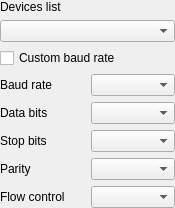
<?xml version="1.0" encoding="UTF-8"?>
<ui version="4.0">
 <class>SAKSerialPortDeviceController</class>
 <widget class="QWidget" name="SAKSerialPortDeviceController">
  <property name="geometry">
   <rect>
    <x>0</x>
    <y>0</y>
    <width>175</width>
    <height>190</height>
   </rect>
  </property>
  <property name="windowTitle">
   <string>串口控制面板</string>
  </property>
  <layout class="QGridLayout" name="gridLayout">
   <property name="leftMargin">
    <number>0</number>
   </property>
   <property name="topMargin">
    <number>0</number>
   </property>
   <property name="rightMargin">
    <number>0</number>
   </property>
   <property name="bottomMargin">
    <number>0</number>
   </property>
   <item row="3" column="1">
    <widget class="QComboBox" name="baudrateComboBox"/>
   </item>
   <item row="2" column="0" colspan="2">
    <widget class="QCheckBox" name="customBaudrateCheckBox">
     <property name="sizePolicy">
      <sizepolicy hsizetype="Preferred" vsizetype="Fixed">
       <horstretch>0</horstretch>
       <verstretch>0</verstretch>
      </sizepolicy>
     </property>
     <property name="text">
      <string>Custom baud rate</string>
     </property>
    </widget>
   </item>
   <item row="5" column="0">
    <widget class="QLabel" name="label_4">
     <property name="sizePolicy">
      <sizepolicy hsizetype="Ignored" vsizetype="Preferred">
       <horstretch>0</horstretch>
       <verstretch>0</verstretch>
      </sizepolicy>
     </property>
     <property name="text">
      <string>Stop bits</string>
     </property>
    </widget>
   </item>
   <item row="1" column="0" colspan="2">
    <widget class="QComboBox" name="serialportsComboBox">
     <property name="sizePolicy">
      <sizepolicy hsizetype="Preferred" vsizetype="Fixed">
       <horstretch>0</horstretch>
       <verstretch>0</verstretch>
      </sizepolicy>
     </property>
     <property name="maximumSize">
      <size>
       <width>16777215</width>
       <height>16777215</height>
      </size>
     </property>
    </widget>
   </item>
   <item row="5" column="1">
    <widget class="QComboBox" name="stopbitsComboBox"/>
   </item>
   <item row="3" column="0">
    <widget class="QLabel" name="label_2">
     <property name="sizePolicy">
      <sizepolicy hsizetype="Ignored" vsizetype="Preferred">
       <horstretch>0</horstretch>
       <verstretch>0</verstretch>
      </sizepolicy>
     </property>
     <property name="text">
      <string>Baud rate</string>
     </property>
    </widget>
   </item>
   <item row="4" column="0">
    <widget class="QLabel" name="label_3">
     <property name="sizePolicy">
      <sizepolicy hsizetype="Ignored" vsizetype="Preferred">
       <horstretch>0</horstretch>
       <verstretch>0</verstretch>
      </sizepolicy>
     </property>
     <property name="text">
      <string>Data bits</string>
     </property>
    </widget>
   </item>
   <item row="6" column="0">
    <widget class="QLabel" name="label_5">
     <property name="sizePolicy">
      <sizepolicy hsizetype="Ignored" vsizetype="Preferred">
       <horstretch>0</horstretch>
       <verstretch>0</verstretch>
      </sizepolicy>
     </property>
     <property name="text">
      <string>Parity</string>
     </property>
    </widget>
   </item>
   <item row="0" column="0" colspan="2">
    <widget class="QLabel" name="label">
     <property name="text">
      <string>Devices list</string>
     </property>
    </widget>
   </item>
   <item row="4" column="1">
    <widget class="QComboBox" name="databitsComboBox">
     <property name="currentText">
      <string notr="true"/>
     </property>
     <property name="currentIndex">
      <number>-1</number>
     </property>
    </widget>
   </item>
   <item row="6" column="1">
    <widget class="QComboBox" name="parityComboBox"/>
   </item>
   <item row="7" column="0">
    <widget class="QLabel" name="label_6">
     <property name="text">
      <string>Flow control</string>
     </property>
    </widget>
   </item>
   <item row="7" column="1">
    <widget class="QComboBox" name="flowControlComboBox"/>
   </item>
  </layout>
 </widget>
 <resources/>
 <connections/>
</ui>
